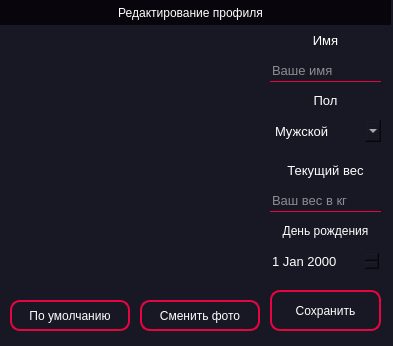
<?xml version="1.0" encoding="UTF-8"?>
<ui version="4.0">
 <class>MainWindow</class>
 <widget class="QMainWindow" name="MainWindow">
  <property name="geometry">
   <rect>
    <x>0</x>
    <y>0</y>
    <width>393</width>
    <height>346</height>
   </rect>
  </property>
  <property name="sizePolicy">
   <sizepolicy hsizetype="Fixed" vsizetype="Fixed">
    <horstretch>0</horstretch>
    <verstretch>0</verstretch>
   </sizepolicy>
  </property>
  <property name="minimumSize">
   <size>
    <width>0</width>
    <height>0</height>
   </size>
  </property>
  <property name="maximumSize">
   <size>
    <width>99999</width>
    <height>99999</height>
   </size>
  </property>
  <property name="windowTitle">
   <string>MainWindow</string>
  </property>
  <property name="styleSheet">
   <string notr="true">*{
border:none;
}</string>
  </property>
  <widget class="QWidget" name="centralwidget">
   <property name="sizePolicy">
    <sizepolicy hsizetype="Fixed" vsizetype="Fixed">
     <horstretch>0</horstretch>
     <verstretch>0</verstretch>
    </sizepolicy>
   </property>
   <property name="styleSheet">
    <string notr="true">*{
background-color: rgb(24, 24, 36);
color: rgb(255, 255, 255)
}</string>
   </property>
   <widget class="QPushButton" name="close">
    <property name="geometry">
     <rect>
      <x>365</x>
      <y>0</y>
      <width>25</width>
      <height>25</height>
     </rect>
    </property>
    <property name="cursor">
     <cursorShape>PointingHandCursor</cursorShape>
    </property>
    <property name="styleSheet">
     <string notr="true">QPushButton{
	background-color: rgb(9, 5, 13);
}
QPushButton::hover{
	border: 1.5px solid rgb(230, 5, 64);
	border-radius: 10px;
}
QPushButton::pressed{
	border: 3px solid rgb(230, 5, 64);
	border-radius: 10px;
}

</string>
    </property>
    <property name="text">
     <string/>
    </property>
    <property name="icon">
     <iconset>
      <normaloff>icons/x.svg</normaloff>icons/x.svg</iconset>
    </property>
    <property name="iconSize">
     <size>
      <width>25</width>
      <height>25</height>
     </size>
    </property>
   </widget>
   <widget class="QLabel" name="header_frame">
    <property name="geometry">
     <rect>
      <x>-10</x>
      <y>0</y>
      <width>401</width>
      <height>25</height>
     </rect>
    </property>
    <property name="styleSheet">
     <string notr="true">background-color: rgb(9, 5, 13);
</string>
    </property>
    <property name="text">
     <string>Редактирование профиля</string>
    </property>
    <property name="alignment">
     <set>Qt::AlignCenter</set>
    </property>
   </widget>
   <widget class="QLabel" name="photo_label">
    <property name="geometry">
     <rect>
      <x>10</x>
      <y>30</y>
      <width>251</width>
      <height>261</height>
     </rect>
    </property>
    <property name="text">
     <string/>
    </property>
    <property name="pixmap">
     <pixmap>../source/default_photo.jpg</pixmap>
    </property>
   </widget>
   <widget class="QLineEdit" name="name">
    <property name="geometry">
     <rect>
      <x>270</x>
      <y>60</y>
      <width>111</width>
      <height>22</height>
     </rect>
    </property>
    <property name="font">
     <font>
      <pointsize>10</pointsize>
     </font>
    </property>
    <property name="styleSheet">
     <string notr="true">border-bottom: 1px solid rgb(230, 5, 64)</string>
    </property>
    <property name="placeholderText">
     <string>Ваше имя</string>
    </property>
   </widget>
   <widget class="QLabel" name="label_3">
    <property name="geometry">
     <rect>
      <x>270</x>
      <y>30</y>
      <width>111</width>
      <height>21</height>
     </rect>
    </property>
    <property name="font">
     <font>
      <pointsize>10</pointsize>
     </font>
    </property>
    <property name="text">
     <string>Имя</string>
    </property>
    <property name="alignment">
     <set>Qt::AlignCenter</set>
    </property>
   </widget>
   <widget class="QPushButton" name="change_photo">
    <property name="geometry">
     <rect>
      <x>140</x>
      <y>300</y>
      <width>120</width>
      <height>31</height>
     </rect>
    </property>
    <property name="cursor">
     <cursorShape>PointingHandCursor</cursorShape>
    </property>
    <property name="styleSheet">
     <string notr="true">QPushButton{
	border: 1.5px solid rgb(230, 5, 64);
	border-radius: 10px;
}
QPushButton::hover{
	border: 3px solid rgb(230, 5, 64);
	border-radius: 10px;
}
QPushButton::pressed{
	border: 5px solid rgb(230, 5, 64);
	border-radius: 10px;
}</string>
    </property>
    <property name="text">
     <string>Сменить фото</string>
    </property>
   </widget>
   <widget class="QLabel" name="label_4">
    <property name="geometry">
     <rect>
      <x>270</x>
      <y>220</y>
      <width>111</width>
      <height>21</height>
     </rect>
    </property>
    <property name="font">
     <font>
      <pointsize>9</pointsize>
     </font>
    </property>
    <property name="text">
     <string>День рождения</string>
    </property>
    <property name="alignment">
     <set>Qt::AlignCenter</set>
    </property>
   </widget>
   <widget class="QLineEdit" name="weight">
    <property name="geometry">
     <rect>
      <x>270</x>
      <y>190</y>
      <width>111</width>
      <height>22</height>
     </rect>
    </property>
    <property name="font">
     <font>
      <pointsize>10</pointsize>
     </font>
    </property>
    <property name="styleSheet">
     <string notr="true">border-bottom: 1px solid rgb(230, 5, 64)</string>
    </property>
    <property name="placeholderText">
     <string>Ваш вес в кг</string>
    </property>
   </widget>
   <widget class="QLabel" name="label_5">
    <property name="geometry">
     <rect>
      <x>270</x>
      <y>160</y>
      <width>111</width>
      <height>20</height>
     </rect>
    </property>
    <property name="font">
     <font>
      <pointsize>10</pointsize>
     </font>
    </property>
    <property name="text">
     <string>Текущий вес</string>
    </property>
    <property name="alignment">
     <set>Qt::AlignCenter</set>
    </property>
   </widget>
   <widget class="QLabel" name="label_6">
    <property name="geometry">
     <rect>
      <x>270</x>
      <y>90</y>
      <width>111</width>
      <height>21</height>
     </rect>
    </property>
    <property name="font">
     <font>
      <pointsize>10</pointsize>
     </font>
    </property>
    <property name="text">
     <string>Пол</string>
    </property>
    <property name="alignment">
     <set>Qt::AlignCenter</set>
    </property>
   </widget>
   <widget class="QComboBox" name="gender">
    <property name="geometry">
     <rect>
      <x>270</x>
      <y>120</y>
      <width>111</width>
      <height>22</height>
     </rect>
    </property>
    <property name="font">
     <font>
      <pointsize>10</pointsize>
     </font>
    </property>
    <item>
     <property name="text">
      <string>Мужской</string>
     </property>
    </item>
    <item>
     <property name="text">
      <string>Женский</string>
     </property>
    </item>
   </widget>
   <widget class="QPushButton" name="save">
    <property name="geometry">
     <rect>
      <x>270</x>
      <y>290</y>
      <width>111</width>
      <height>41</height>
     </rect>
    </property>
    <property name="cursor">
     <cursorShape>PointingHandCursor</cursorShape>
    </property>
    <property name="styleSheet">
     <string notr="true">QPushButton{
	border: 1.5px solid rgb(230, 5, 64);
	border-radius: 10px;
}
QPushButton::hover{
	border: 3px solid rgb(230, 5, 64);
	border-radius: 10px;
}
QPushButton::pressed{
	border: 5px solid rgb(230, 5, 64);
	border-radius: 10px;
}

</string>
    </property>
    <property name="text">
     <string>Сохранить</string>
    </property>
   </widget>
   <widget class="QDateEdit" name="birthday">
    <property name="geometry">
     <rect>
      <x>270</x>
      <y>250</y>
      <width>110</width>
      <height>22</height>
     </rect>
    </property>
    <property name="font">
     <font>
      <pointsize>10</pointsize>
     </font>
    </property>
   </widget>
   <widget class="QPushButton" name="set_default_photo">
    <property name="geometry">
     <rect>
      <x>10</x>
      <y>300</y>
      <width>120</width>
      <height>31</height>
     </rect>
    </property>
    <property name="cursor">
     <cursorShape>PointingHandCursor</cursorShape>
    </property>
    <property name="styleSheet">
     <string notr="true">QPushButton{
	border: 1.5px solid rgb(230, 5, 64);
	border-radius: 10px;
}
QPushButton::hover{
	border: 3px solid rgb(230, 5, 64);
	border-radius: 10px;
}
QPushButton::pressed{
	border: 5px solid rgb(230, 5, 64);
	border-radius: 10px;
}</string>
    </property>
    <property name="text">
     <string>По умолчанию</string>
    </property>
   </widget>
   <zorder>header_frame</zorder>
   <zorder>photo_label</zorder>
   <zorder>name</zorder>
   <zorder>label_3</zorder>
   <zorder>change_photo</zorder>
   <zorder>label_4</zorder>
   <zorder>weight</zorder>
   <zorder>label_5</zorder>
   <zorder>label_6</zorder>
   <zorder>gender</zorder>
   <zorder>save</zorder>
   <zorder>birthday</zorder>
   <zorder>close</zorder>
   <zorder>set_default_photo</zorder>
  </widget>
 </widget>
 <resources>
  <include location="icons.qrc"/>
 </resources>
 <connections/>
</ui>
